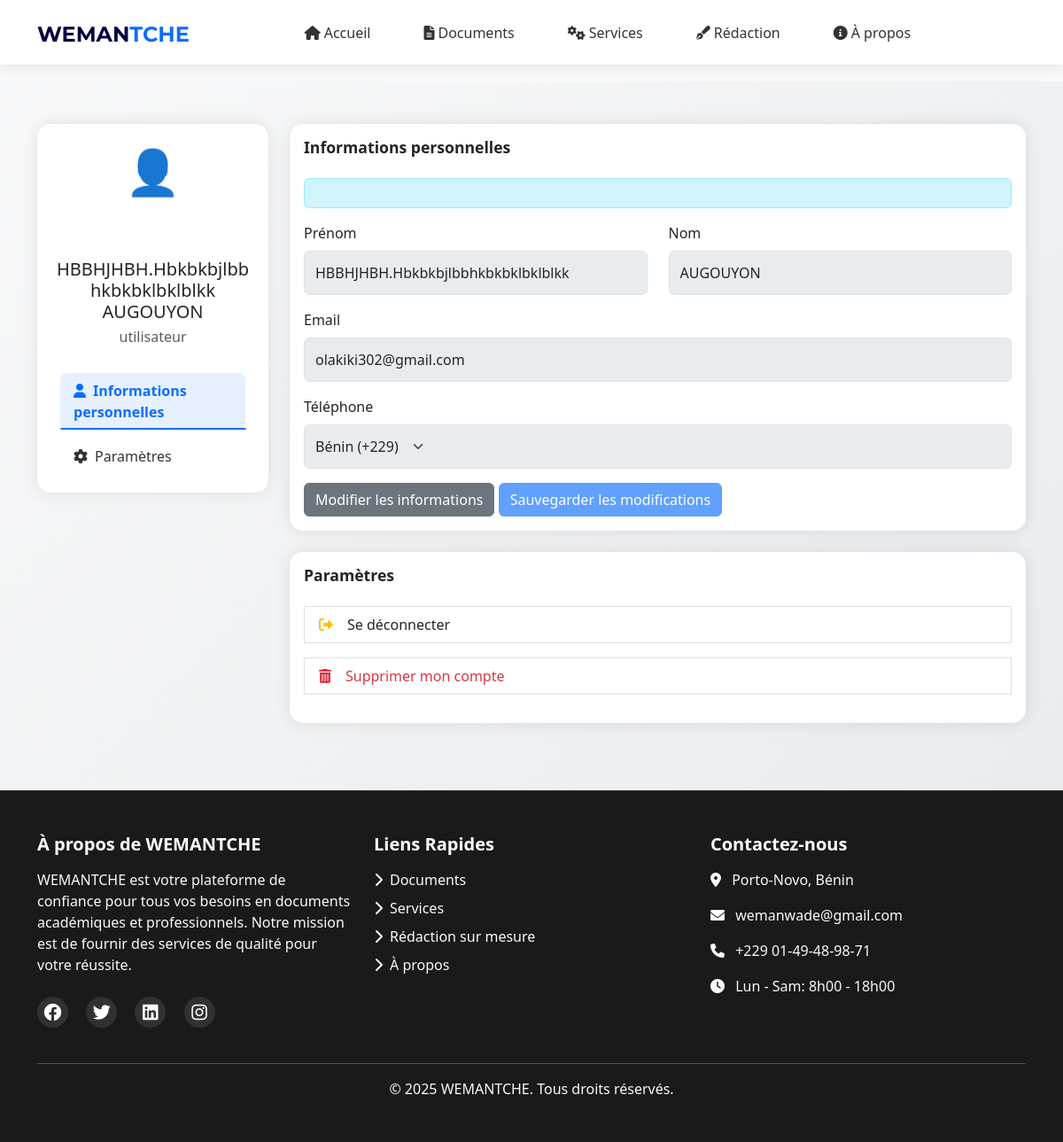
/pages/profile.php (signed in), run on the app's committed database.
### tables this page shows
CREATE TABLE `utilisateurs` (
  `id` int(11) NOT NULL,
  `prenom` varchar(50) NOT NULL,
  `nom` varchar(50) NOT NULL,
  `email` varchar(100) NOT NULL,
  `telephone` varchar(20) NOT NULL,
  `mot_de_passe_hash` varchar(255) NOT NULL,
  `cree_a` timestamp NOT NULL DEFAULT current_timestamp(),
  `mis_a_jour_a` timestamp NOT NULL DEFAULT current_timestamp() ON UPDATE current_timestamp(),
  `role` enum('utilisateur','redacteur','administrateur') DEFAULT 'utilisateur',
  `statut` enum('actif','bloque') DEFAULT 'actif',
  `derniere_action` varchar(255) DEFAULT NULL,
  `remember_token` varchar(255) DEFAULT NULL
);

### pages/profile.php (the view, shortened to what this page needs)
<?php
require_once '../config/connexion.php';
require_once 'protect-source.php';
$stmt = $pdo->prepare("SELECT id, prenom, nom, email, telephone, role, statut FROM utilisateurs WHERE id = ?");
$stmt->execute([$_SESSION['user_id']]);
$user = $stmt->fetch(PDO::FETCH_ASSOC);
$message = '';
?>
<!DOCTYPE html>
<html lang="en">
<head>
    <link href="https://cdn.jsdelivr.net/npm/bootstrap@5.3.0/dist/css/bootstrap.min.css" rel="stylesheet">
    <link href="https://cdnjs.cloudflare.com/ajax/libs/font-awesome/6.0.0/css/all.min.css" rel="stylesheet">
    <link href="../assets/css/style.css" rel="stylesheet">
    <link href="https://cdn.jsdelivr.net/npm/sweetalert2@11/dist/sweetalert2.min.css" rel="stylesheet">
    <link rel="stylesheet" href="https://cdnjs.cloudflare.com/ajax/libs/intl-tel-input/17.0.8/css/intlTelInput.css">
</head>
<body class="bg-light">
<header class="navbar navbar-expand-lg navbar-light fixed-top">
    <div class="container">
         <a class="navbar-brand" href="../index.php">
            <span style="color: #04013F; font-weight: 700; font-size: 1.5rem;">WEMAN</span><span style="color: #0d6efd; font-weight: 700; font-size: 1.5rem;">TCHE</span>
        </a>
        <div class="collapse navbar-collapse" id="navbarNav">
            <ul class="navbar-nav mx-auto">
                <li class="nav-item" style="--animation-order: 1">
                    <a class="nav-link" href="../index.php">
                        <i class="fas fa-home me-1"></i>Accueil
                    </a>
                </li>
                <li class="nav-item" style="--animation-order: 2">
                    <a class="nav-link" href="documents.php">
                        <i class="fas fa-file-alt me-1"></i>Documents
                    </a>
                </li>
                <li class="nav-item" style="--animation-order: 3">
                    <a class="nav-link" href="services.php">
                        <i class="fas fa-cogs me-1"></i>Services
                    </a>
                </li>
                <li class="nav-item" style="--animation-order: 4">
                    <a class="nav-link" href="redaction.php">
                        <i class="fas fa-pen-fancy me-1"></i>Rédaction
                    </a>
                </li>
                <li class="nav-item" style="--animation-order: 5">
                    <a class="nav-link" href="apropos.php">
                        <i class="fas fa-info-circle me-1"></i>À propos
                    </a>
                </li>
            </ul>
        </div>
    </div>
</header>
    <section class="profile-section py-5">
        <div class="container">
            <div class="row">
                <div class="col-lg-3">
                    <div class="card profile-sidebar">
                        <div class="card-body">
                            <div class="text-center mb-4">
                                <div class="profile-image mb-3">
                                    <span class="rounded-circle" style="font-size: 50px;">👤</span>
                                </div>
                                <h5 class="mb-1"><?php echo htmlspecialchars($user['prenom'] . ' ' . $user['nom']); ?></h5>
                                <p class="text-muted mb-0"><?php echo htmlspecialchars($user['role']); ?></p>
                            </div>
                            <div class="profile-menu">
                                <ul class="nav flex-column">
                                    <li class="nav-item">
                                        <a class="nav-link active" href="#profile-info">
                                            <i class="fas fa-user me-2"></i>Informations personnelles
                                        </a>
                                    </li>
                                    <li class="nav-item">
                                        <a class="nav-link" href="#settings">
                                            <i class="fas fa-cog me-2"></i>Paramètres
                                        </a>
                                    </li>
                                </ul>
                            </div>
                        </div>
                    </div>
                </div>
                <div class="col-lg-9">
                    <div class="card mb-4">
                        <div class="card-body">
                            <h4 class="card-title mb-4">Informations personnelles</h4>
                            <?php if (isset($message)): ?>
                                <div class="alert alert-info">
                                </div>
                            <?php endif; ?>
                            <form id="profileForm" action="profile.php" method="POST">
                                <div class="row mb-3">
                                    <div class="col-md-6">
                                        <label class="form-label">Prénom</label>
                                        <input type="text" class="form-control" name="prenom" value="<?php echo htmlspecialchars($user['prenom']); ?>" disabled>
                                    </div>
                                    <div class="col-md-6">
                                        <label class="form-label">Nom</label>
                                        <input type="text" class="form-control" name="nom" value="<?php echo htmlspecialchars($user['nom']); ?>" disabled>
                                    </div>
                                </div>
                                <div class="mb-3">
                                    <label class="form-label">Email</label>
                                    <input type="email" class="form-control" name="email" value="<?php echo htmlspecialchars($user['email']); ?>" disabled>
                                </div>
                                <div class="mb-3">
                                    <label class="form-label">Téléphone</label>
                                    <div class="input-group">
                                        <select class="form-select" style="max-width: 150px;" name="indicatif" disabled>
                                            <option value="+229">Bénin (+229)</option>
                                        </select>
                                        <input type="tel" class="form-control" name="telephone"
                                               value="<?php echo substr(htmlspecialchars($user['telephone']), 4); ?>"
                                               required disabled>
                                    </div>
                                </div>
                                <button type="button" id="editButton" class="btn btn-secondary">Modifier les informations</button>
                                <button type="submit" id="saveButton" class="btn btn-primary" disabled>Sauvegarder les modifications</button>
                            </form>
                        </div>
                    </div>
                    <div class="card mb-4" id="settings">
                        <div class="card-body">
                            <h4 class="card-title mb-4">Paramètres</h4>
                            <div class="list-group">
                                <form method="POST" action="profile.php" class="mb-3">
                                    <button type="submit" name="logout" class="list-group-item list-group-item-action d-flex align-items-center">
                                        <i class="fas fa-sign-out-alt text-warning me-3"></i>
                                        <span>Se déconnecter</span>
                                    </button>
                                </form>
                                <form method="POST" action="profile.php" class="mb-3">
                                    <button type="submit" name="delete_account" class="list-group-item list-group-item-action d-flex align-items-center text-danger" onclick="return confirm('Êtes-vous sûr de vouloir supprimer votre compte ? Cette action est irréversible.')">
                                        <i class="fas fa-trash-alt text-danger me-3"></i>
                                        <span>Supprimer mon compte</span>
                                    </button>
                                </form>
                            </div>
                        </div>
                    </div>
                </div>
            </div>
        </div>
    </section>
<footer class="footer bg-dark text-white py-5">
    <div class="container">
        <div class="row g-4">
            <div class="col-lg-4 col-md-6">
                <h5 class="text-white mb-3 fw-bold">À propos de WEMANTCHE</h5>
                <p class="text-light mb-3">
                    WEMANTCHE est votre plateforme de confiance pour tous vos besoins en documents académiques et professionnels. Notre mission est de fournir des services de qualité pour votre réussite.
                </p>
                <div class="social-links mt-4">
                    <a href="#" class="text-white me-3"><i class="fab fa-facebook fa-lg"></i></a>
                    <a href="#" class="text-white me-3"><i class="fab fa-twitter fa-lg"></i></a>
                    <a href="#" class="text-white me-3"><i class="fab fa-linkedin fa-lg"></i></a>
                    <a href="#" class="text-white"><i class="fab fa-instagram fa-lg"></i></a>
                </div>
            </div>
            <div class="col-lg-4 col-md-6">
                <h5 class="text-white mb-3 fw-bold">Liens Rapides</h5>
                <ul class="list-unstyled">
                    <li class="mb-2">
                        <a href="documents.php" class="text-light text-decoration-none">
                            <i class="fas fa-chevron-right me-2"></i>Documents
                        </a>
                    </li>
                    <li class="mb-2">
                        <a href="services.php" class="text-light text-decoration-none">
                            <i class="fas fa-chevron-right me-2"></i>Services
                        </a>
                    </li>
                    <li class="mb-2">
                        <a href="redaction.php" class="text-light text-decoration-none">
                            <i class="fas fa-chevron-right me-2"></i>Rédaction sur mesure
                        </a>
                    </li>
                    <li class="mb-2">
                        <a href="apropos.php" class="text-light text-decoration-none">
                            <i class="fas fa-chevron-right me-2"></i>À propos
                        </a>
                    </li>
                </ul>
            </div>
            <div class="col-lg-4 col-md-6">
                <h5 class="text-white mb-3 fw-bold">Contactez-nous</h5>
                <ul class="list-unstyled">
                    <li class="mb-3 text-light">
                        <i class="fas fa-map-marker-alt me-2"></i>
                        Porto-Novo, Bénin
                    </li>
                    <li class="mb-3">
                        <i class="fas fa-envelope me-2"></i>
                        <a href="mailto:wemanwade@gmail.com" class="text-light text-decoration-none">wemanwade@gmail.com</a>
                    </li>
                    <li class="mb-3 text-light">
                        <i class="fas fa-phone me-2"></i>
                        +229 01-49-48-98-71
                    </li>
                    <li class="mb-3 text-light">
                        <i class="fas fa-clock me-2"></i>
                        Lun - Sam: 8h00 - 18h00
                    </li>
                </ul>
            </div>
        </div>
        <div class="row mt-4">
            <div class="col-12">
                <hr class="bg-light opacity-25">
                <p class="text-center text-light mb-0">
                    © <?php echo date('Y'); ?> WEMANTCHE. Tous droits réservés.
                </p>
            </div>
        </div>
    </div>
</footer>
</body>
</html>

### assets/css/style.css (style rules this page uses)
:root { --primary-color: #0066cc; --secondary-color: #f8f9fa; --dark-color: #212529; --light-color: #ffffff; --transition: all 0.3s ease; }
body { font-family: 'Segoe UI', sans-serif; overflow-x: hidden; }
.footer { background: var(--dark-color); }
.footer a { color: var(--light-color); text-decoration: none; transition: var(--transition); }
.form-select, .form-control { border: 1px solid #dee2e6; padding: 0.75rem; }
.card-title { font-size: 1.1rem; font-weight: 600; margin-bottom: 0.5rem; }
.input-group .form-control { border-left: none; }
.profile-section { padding-top: 100px; min-height: 100vh; background: linear-gradient(135deg, #f8f9fa 0%, #e9ecef 100%); }
.profile-sidebar { position: sticky; top: 100px; transition: var(--transition); animation: slideInLeft 0.5s ease; }
.profile-image { position: relative; width: 120px; height: 120px; margin: 0 auto; }
.profile-menu .nav-link { padding: 0.8rem 1rem; border-radius: 8px; transition: var(--transition); }
.profile-menu .nav-link.active { background: var(--primary-color); color: white !important; }
.card { transition: var(--transition); animation: fadeInUp 0.5s ease; }
html { scroll-behavior: smooth; }
.nav-link.active { color: var(--primary-color); font-weight: 600; }
.navbar { padding: 1rem 0; box-shadow: 0 2px 4px rgba(0,0,0,0.1); }
.navbar-brand { font-size: 1.8rem; padding: 0; margin: 0; }
.navbar-nav { align-items: center; }
.nav-item { position: relative; margin: 0 10px; }
.nav-link { color: #333; font-weight: 500; padding: 0.5rem 1rem; }
@media (min-width: 992px) { .navbar-collapse { display: flex !important; } }

### pages/profile.php (style rules this page uses)
body { padding-top: 76px; }
.navbar { background: rgba(255, 255, 255, 0.95) !important; backdrop-filter: blur(10px); box-shadow: 0 2px 15px rgba(0, 0, 0, 0.1); padding: 15px 0; }
.navbar-brand { font-family: 'Montserrat', sans-serif; transition: transform 0.3s ease; }
.nav-link { position: relative; padding: 8px 15px !important; margin: 0 5px; font-weight: 500; color: #333 !important; transition: all 0.3s ease; }
.nav-link::after { content: ''; position: absolute; bottom: 0; left: 50%; transform: translateX(-50%); width: 0; height: 2px; background: #0d6efd; transition: all 0.3s ease; }
.nav-link:hover::after, .nav-link.active::after { width: 100%; }
.nav-link i { transition: transform 0.3s ease; }
.navbar .nav-item { animation: fadeInUp 0.6s ease backwards; animation-delay: calc(0.1s * var(--animation-order)); }
.footer { background-color: #1a1a1a !important; border-top: 1px solid rgba(255,255,255,0.1); }
.footer a { transition: color 0.3s ease; }
.social-links a { display: inline-block; width: 35px; height: 35px; background: rgba(255,255,255,0.1); border-radius: 50%; text-align: center; line-height: 35px; margin-right: 10px; transition: all 0.3s ease; }
.profile-sidebar { border-radius: 15px; box-shadow: 0 0 20px rgba(0,0,0,0.1); }
.profile-sidebar .nav-link { border-radius: 8px; margin: 5px 0; }
.profile-sidebar .nav-link.active { background-color: rgba(13, 110, 253, 0.1); color: #0d6efd !important; }
.card { border: none; border-radius: 15px; box-shadow: 0 0 20px rgba(0,0,0,0.1); }

### data on the page
utilisateurs: prenom+nom "HBBHJHBH.Hbkbkbjlbbhkbkbklbklblkk AUGOUYON", role "utilisateur", prenom "HBBHJHBH.Hbkbkbjlbbhkbkbklbklblkk", nom "AUGOUYON", email "olakiki302@gmail.com"
